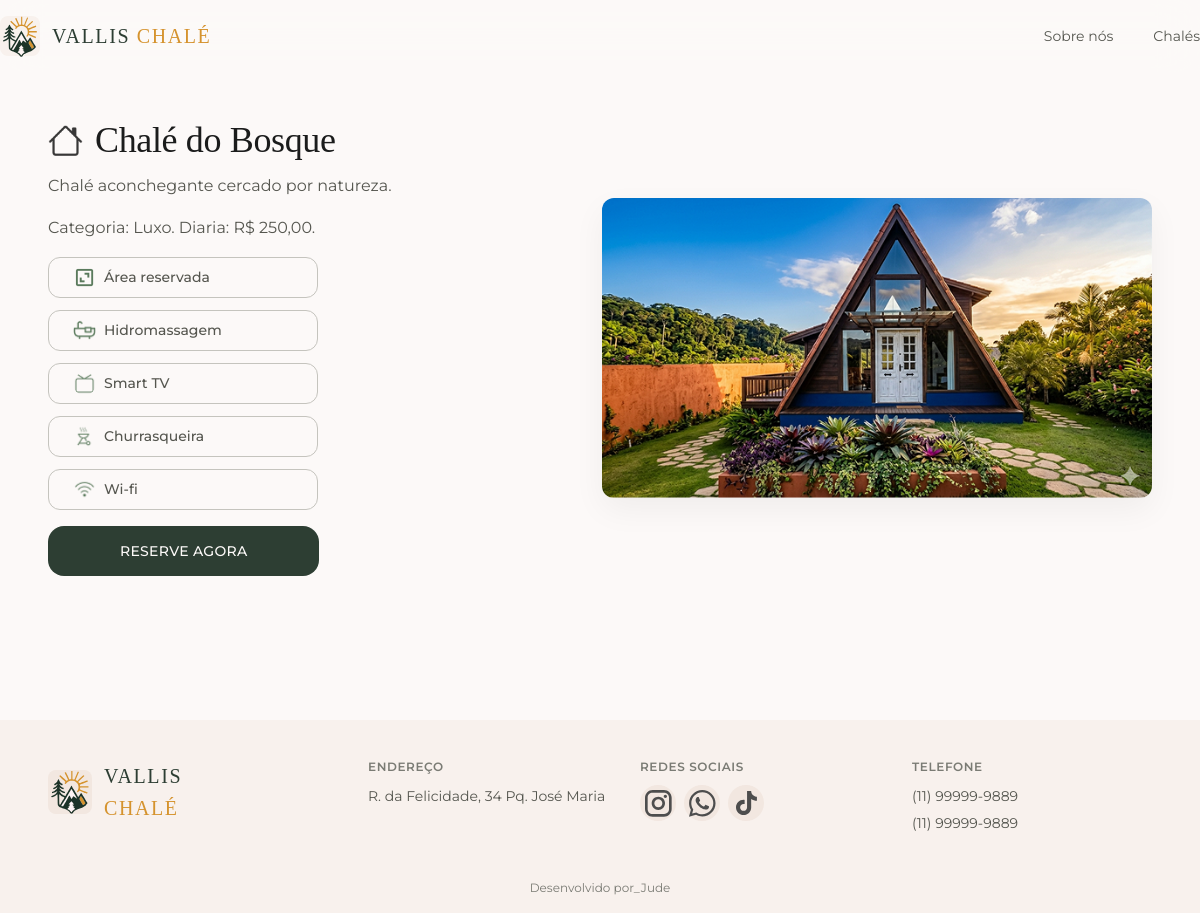
Page /pages/chale.php on the committed database.
### tables this page shows
CREATE TABLE chale (
    id INT AUTO_INCREMENT PRIMARY KEY,
    nome VARCHAR(100) NOT NULL,
    descricao TEXT,
    imagem_url VARCHAR(255),
    preco_diaria DECIMAL(10,2) NOT NULL,
    datas_disponiveis JSON,
    disponibilidade BOOLEAN DEFAULT TRUE,
    categoria_id INT,
    FOREIGN KEY (categoria_id) REFERENCES categorias_chale(id)
);

CREATE TABLE categorias_chale (
    id INT AUTO_INCREMENT PRIMARY KEY,
    nome VARCHAR(100) NOT NULL,
    descricao TEXT
);

### pages/chale.php (the view, shortened to what this page needs)
<?php
require_once '../config.php';
$chale = null;
try {
    if (!$chale) {
        $chale = $pdo->query(
            'SELECT
                ch.*,
                cat.nome AS categoria_nome
             FROM chale ch
             LEFT JOIN categorias_chale cat ON ch.categoria_id = cat.id
             WHERE ch.disponibilidade = 1
             ORDER BY ch.id ASC
             LIMIT 1'
        )->fetch();
    }
} catch (PDOException $e) {
    $chale = null;
}
$chaleName = $chale['nome'] ?? 'Chale indisponivel';
$chaleDescription = $chale['descricao'] ?? 'Este chale ainda nao esta disponivel para exibicao.';
$chaleImage = ($chale && !empty($chale['imagem_url']))
    ? '../src/assets/img/' . ltrim($chale['imagem_url'], '/')
    : '../src/assets/img/placeholder.png';
$chalePrice = $chale ? number_format((float) ($chale['preco_diaria'] ?? 0), 2, ',', '.') : null;
$chaleCategory = $chale['categoria_nome'] ?? null;
?>
<!DOCTYPE html>
<html lang="en">
<head>
  <link rel="stylesheet" href="../frontEnd/styles/tokens.css" />
  <link rel="stylesheet" href="../frontEnd/styles/global.css" />
  <link rel="stylesheet" href="../frontEnd/styles/sections/nav.css" />
  <link rel="stylesheet" href="../frontEnd/styles/sections/hero.css" />
  <link rel="stylesheet" href="../frontEnd/styles/sections/footer.css" />
  <link rel="stylesheet" href="../frontEnd/styles/sections/reservas.css">
</head>
<body>
<?php include "../frontEnd/includes/nav.inc.php"; ?>
  <div class="container hospedagens__grid">
    <div class="hospedagens__content">
      <div class="hospedagens__header">
        <img src="../src/assets/img/bi_house.png" class="hospedagens__icon-title" alt="">
        <h2 class="hospedagens__title"><?= htmlspecialchars($chaleName, ENT_QUOTES, 'UTF-8') ?></h2>
      </div>
      <p class="hospedagens__text">
        <?= htmlspecialchars($chaleDescription, ENT_QUOTES, 'UTF-8') ?>
      </p>
      <?php if ($chalePrice || $chaleCategory): ?>
        <p class="hospedagens__text">
          <?php if ($chaleCategory): ?>
            Categoria: <?= htmlspecialchars($chaleCategory, ENT_QUOTES, 'UTF-8') ?>.
          <?php endif; ?>
          <?php if ($chalePrice): ?>
            Diaria: R$ <?= $chalePrice ?>.
          <?php endif; ?>
        </p>
      <?php endif; ?>
      <div class="hospedagens__amenities">
        <div class="amenity-item">
          <img src="../src//assets/img/bx_area.png" alt=""> <span>Área reservada</span>
        </div>
        <div class="amenity-item">
          <img src="../src/assets/img/ph_bathtub.png" alt=""> <span>Hidromassagem</span>
        </div>
        <div class="amenity-item">
          <img src="../src//assets/img/mynaui_tv.png" alt=""> <span>Smart TV</span>
        </div>
        <div class="amenity-item">
          <img src="../src//assets/img/material-symbols-light_outdoor-grill-outline.png" alt=""> <span>Churrasqueira</span>
        </div>
        <div class="amenity-item">
          <img src="../src/assets/img/proicons_wi-fi.png" alt=""> <span>Wi-fi</span>
        </div>
      </div>
     <a href="<?= BASE_URL ?>/pages/reservar.php<?= $chale ? '?id_chale=' . (int) $chale['id'] : '' ?>">
       <button class="btn btn-reserve-now">RESERVE AGORA</button>
     </a>
    </div>
    <div class="hospedagens__visual">
      <img src="<?= htmlspecialchars($chaleImage, ENT_QUOTES, 'UTF-8') ?>" alt="Vista externa do <?= htmlspecialchars($chaleName, ENT_QUOTES, 'UTF-8') ?>" class="hospedagens__main-image">
    </div>
  </div>
<?php include "../frontEnd/includes/footer.inc.php"; ?>
</body>
</html>

### frontEnd/styles/tokens.css (style rules this page uses)
:root { --primary: #2D3E33; --primary-container: #4a6350; --on-primary: #fcf9f8; --secondary: #D5932E; --secondary-container: #d9b67a; --on-secondary: #fcf9f8; --accent: #f4c65a; --accent-hover: #e8b73e; --surface: #fcf9f8; --surface-dim: #f5ebe6; --surface-bright: #ffffff; --surface-container-lowest: #ffffff; --surface-container-low: #f8f1ed; --surface-container: #f2e7e0; --surface-container-high: #ecdcd1; --surface-container-highest: #e3cfc2; --light-start: #ffffff; --light-end: #e0e0e0; --light-text: #333333; --surface-variant: #e0d8d2; --on-surface: #1b1c1c; --on-surface-variant: #55564f; --on-surface-muted: #7a7b74; --outline: #85857e; --outline-variant: #c5c4be; --shadow-ambient: 0px 20px 40px rgba(27, 28, 28, 0.06); --shadow-soft: 0px 12px 32px rgba(27, 28, 28, 0.05); --radius-sm: 0.375rem; --radius-md: 0.5rem; --radius-lg: 0.625rem; --radius-xl: 0.75rem; --radius-2xl: 1rem; --radius-pill: 999px; --font-heading: "Libre Baskerville", Georgia, "Times New Roman", serif; --font-body: "Montserrat", -apple-system, BlinkMacSystemFont, "Segoe UI", sans-serif; --display-lg: clamp(2.5rem, 5vw + 1rem, 4.5rem); --display-md: clamp(2rem, 3.5vw + 1rem, 3.25rem); --display-sm: clamp(1.75rem, 2vw + 1rem, 2.25rem); --title-lg: 1.5rem; --title-md: 1.25rem; --body-lg: 1.125rem; --body-md: 1rem; --body-sm: 0.875rem; --label-md: 0.75rem; --space-1: 0.25rem; --space-2: 0.5rem; --space-3: 0.75rem; --space-4: 1rem; --space-5: 1.5rem; --space-6: 2rem; --space-7: 2.5rem; --space-8: 3rem; --space-9: 4rem; --space-10: 6rem; --space-11: 8rem; --container-max: 1200px; --container-gutter: clamp(2rem, 4vw, 3rem); }

### frontEnd/styles/global.css (style rules this page uses)
*, *::before, *::after { box-sizing: border-box; }
html { scroll-behavior: smooth; }
body { margin: 0; font-family: var(--font-body); font-size: var(--body-md); line-height: 1.6; color: var(--on-surface); background-color: var(--surface); -webkit-font-smoothing: antialiased; text-rendering: optimizeLegibility; }
img { max-width: 100%; display: block; border-radius: var(--radius-xl); }
a { color: inherit; text-decoration: none; }
h1, h2, h3, h4 { font-family: var(--font-heading); font-weight: 500; color: var(--on-surface); line-height: 1.15; letter-spacing: -0.01em; margin: 0; }
p { margin: 0 0 var(--space-4); color: var(--on-surface-variant); }
.container { width: 100%; max-width: var( --container-max ); margin: 0 auto; padding: 0 var(--container-gutter); }
.btn { display: inline-flex; align-items: center; justify-content: center; gap: var(--space-3); padding: 0.35rem 4rem; font-family: var(--font-body); font-size: var(--body-sm); font-weight: 500; letter-spacing: 0.02em; border: none; border-radius: var(--radius-2xl); cursor: pointer; transition: transform 180ms ease, background-color 180ms ease, box-shadow 180ms ease; text-transform: uppercase; }

### frontEnd/styles/sections/reservas.css (style rules this page uses)
.hospedagens__grid { display: flex; justify-content: space-between; gap: var(--space-3); margin-bottom: var(--space-10); padding: var(--space-8); align-items: center; }
.hospedagens__header { display: flex; margin-bottom: var(--space-3); align-items: center; }
.hospedagens__icon-title { width: 35px; height: 35px; margin-right: var(--space-3); object-fit: contain; flex-shrink: 0; }
.hospedagens__title { font-size: var(--display-sm); font-family: var(--font-heading); color: var(--on-surface); }
.hospedagens__text { max-width: 48ch; margin-bottom: var(--space-4); }
.hospedagens__amenities { display: flex; flex-direction: column; gap: var(--space-3); margin-bottom: var(--space-4); }
.amenity-item { display: flex; align-items: center; gap: var(--space-2); padding: 0.5rem 1.5rem; border: 1.5px solid var(--outline-variant); border-radius: var(--radius-xl); font-size: var(--body-sm); color: var(--on-surface-variant); width: 270px; }
.amenity-item { display: flex; align-items: center; gap: var(--space-2); padding: 0.5rem 1.5rem; border: 1.5px solid var(--outline-variant); border-radius: var(--radius-xl); font-weight: 500; font-size: var(--body-sm); color: var(--on-surface-variant); width: 270px; transition: all 0.3s ease; cursor: default; }
.amenity-item img { width: 23px; height: 23px; }
.btn-reserve-now { background: var(--primary); color: var(--on-primary); padding: 1rem 4.5rem; font-size: var(--body-sm); transition: background 0.3s ease, transform 0.2s ease; cursor: pointer; border: none; border-radius: var(--radius-2xl); }
.hospedagens__main-image { width: 100%; height: auto; max-width: 550px;; object-fit: cover; box-shadow: var(--shadow-soft); }

### rows in the picture
chale: nome "Chalé do Bosque", descricao "Chalé aconchegante cercado por natureza.", categoria.nome "Luxo", preco_diaria "250,00", imagem_url (picture)
